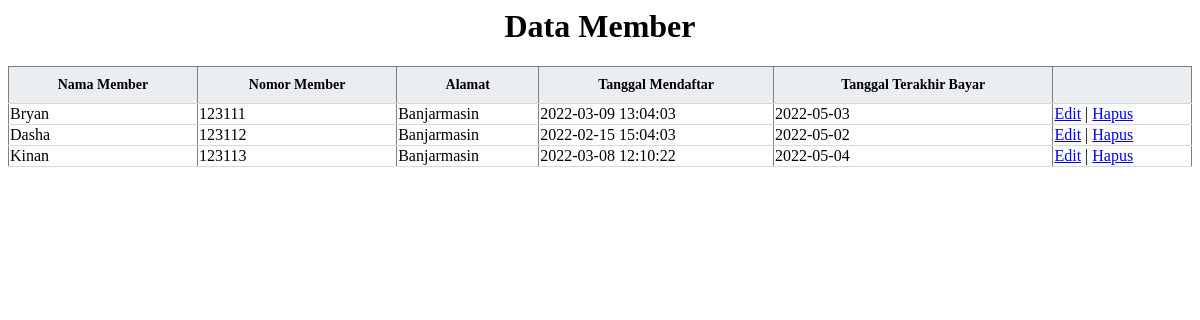
The page /Member.php on the database its author committed.
### tables this page shows
CREATE TABLE `member` (
  `id_member` int(11) NOT NULL,
  `nama_member` varchar(250) NOT NULL,
  `nomor_member` varchar(15) NOT NULL,
  `alamat` text NOT NULL,
  `tgl_mendaftar` datetime NOT NULL,
  `tgl_terakhir_bayar` date NOT NULL
);

### Member.php (the view, shortened to what this page needs)
<html>
    <head>
        <body>
        <center><h1>Data Member</h1></center>
            <table border=1>
            <thead>
            <tr>
			    <th>Nama Member</th>
			    <th>Nomor Member</th>
			    <th>Alamat</th>
			    <th>Tanggal Mendaftar</th>
			    <th>Tanggal Terakhir Bayar</th>
                <th></th>
		    </tr>
            </thead>
            <tbody>
                <?php
                require_once 'Koneksi.php';
                $tampil = "SELECT * FROM Member";
                $query = mysqli_query($koneksi, $tampil);
                while($data = mysqli_fetch_array($query)){
                ?>
                <tr>
				    <td><?php echo $data['nama_member']; ?></td>
				    <td><?php echo $data['nomor_member']; ?> </td>
				    <td><?php echo $data['alamat']; ?> </td>
				    <td><?php echo $data['tgl_mendaftar']; ?></td>
                    <td><?php echo $data['tgl_terakhir_bayar']; ?></td>
                    <td>
                    <a href="FormMember.php?id_member=<?=$data['id_member']?>" class="btn btn-success">Edit</a> |
                    <a href="Member.php?id_member=<?=$data['id_member']?>" onclick="return confirm('Apakah anda yakin menghapus data ini?')" class="btn btn-danger">Hapus</a>
                    </td>
                </tr>
                <?php
                }
                ?>
            </tbody>
            </table>
        </body>
    </head>
</html>

### Member.php (style rules this page uses)
table { width: 100%; padding-top: 30px; border-collapse: collapse; }
table thead { background-color: #ebeef1; border-bottom: 1px solid #d3dae0; }
table thead th { padding: 10px; font-weight: bold; font-size: 14px; }
table tbody tr { border-bottom: 1px solid #d3dae0; }

### rows shown on the page
member: nama_member "Bryan", nomor_member "123111", alamat "Banjarmasin", tgl_mendaftar "2022-03-09 13:04:03", tgl_terakhir_bayar "2022-05-03"
member: nama_member "Dasha", nomor_member "123112", alamat "Banjarmasin", tgl_mendaftar "2022-02-15 15:04:03", tgl_terakhir_bayar "2022-05-02"
member: nama_member "Kinan", nomor_member "123113", alamat "Banjarmasin", tgl_mendaftar "2022-03-08 12:10:22", tgl_terakhir_bayar "2022-05-04"
